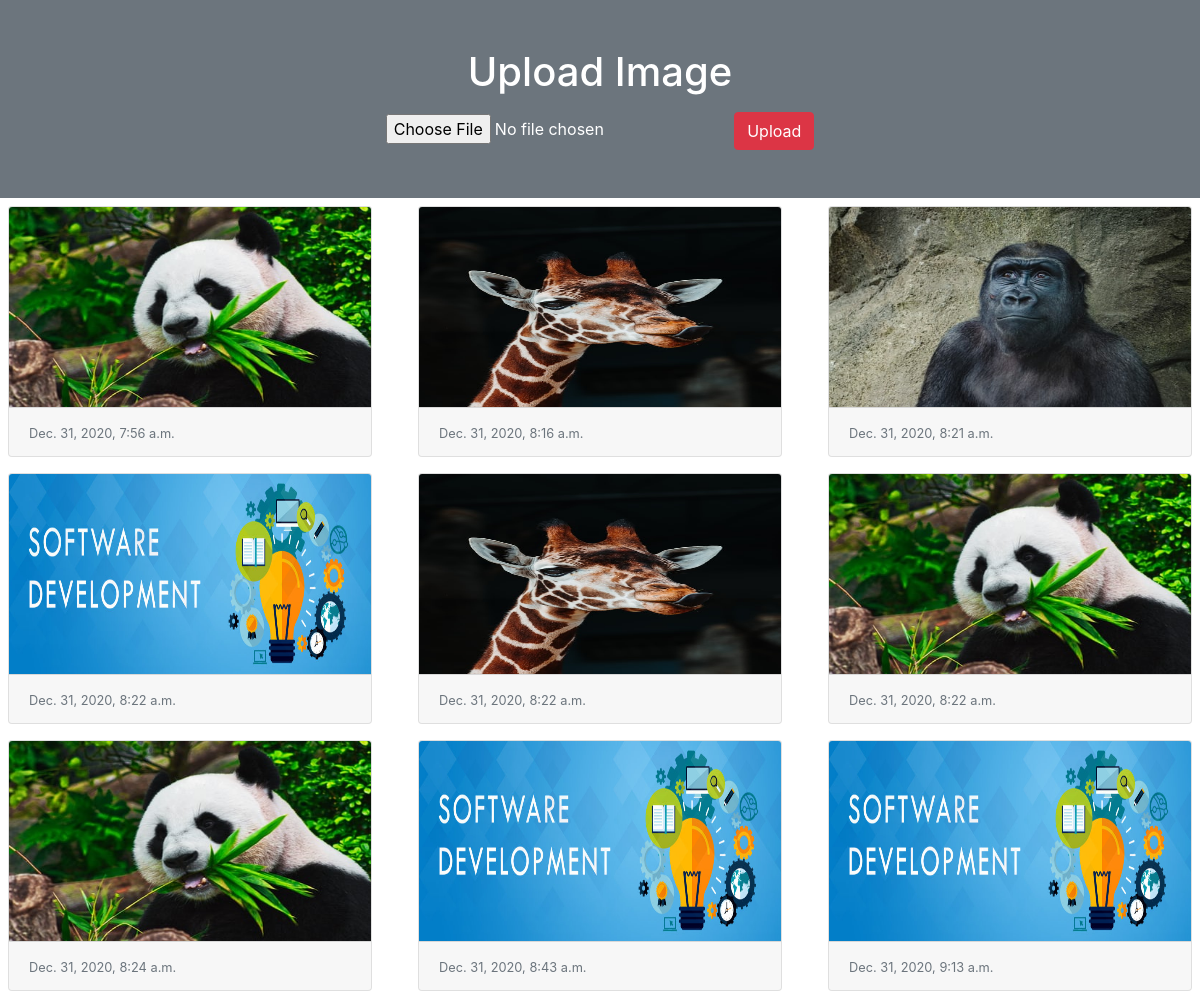
The page / on the database its author committed.
### myapp/models.py (models this page shows)
class Image(models.Model):
    photo = models.ImageField(upload_to="myimage")
    date = models.DateTimeField(auto_now_add=True)

### myapp/views.py (the view)
# urls.py: path('', views.home),
def home(request):
    if request.method == "POST":
        form = ImageForm(request.POST, request.FILES)
        if form.is_valid():
            form.save()
    form = ImageForm()
    img = Image.objects.all()
    return render(request,'myapp/home.html', {'form':form,'img':img})

### myapp/forms.py
class ImageForm(forms.ModelForm):
    class Meta:
        model = Image
        fields = '__all__'
        labels = {'photo':''}

### myapp/templates/myapp/home.html (shortened to what this page needs)
<!doctype html>
<html lang="en">
  <head>
    <link rel="stylesheet" href="https://maxcdn.bootstrapcdn.com/bootstrap/4.0.0/css/bootstrap.min.css">
  </head>
  <body>
    <div class="conatiner">
      <div class="py-5 text-center bg-secondary text-white">
        <h1 class="mb-3">Upload Image</h1>
        <form action="" method="post" enctype="multipart/form-data">
          {{form}}
          <input type="submit" class="btn btn-danger" value="Upload">
        </form>
      </div>
      <div class="row">
        {% for x in img %}
          <div class="col-sm-4">
            <div class="card m-2">
              <img src="{{x.photo.url}}" alt="" class="card-img-top" height="200px">
              <div class="card-footer">
                <small class="text-muted">{{x.date}}</small>
              </div>
            </div>
          </div>
        {% endfor %}
      </div>
    </div>
  </body>
</html>

### rows shown on the page
Image: photo (picture), date "Dec. 31, 2020, 7:56 a.m."
Image: photo (picture), date "Dec. 31, 2020, 8:16 a.m."
Image: photo (picture), date "Dec. 31, 2020, 8:21 a.m."
Image: photo (picture), date "Dec. 31, 2020, 8:22 a.m."
Image: photo (picture), date "Dec. 31, 2020, 8:22 a.m."
Image: photo (picture), date "Dec. 31, 2020, 8:22 a.m."
Image: photo (picture), date "Dec. 31, 2020, 8:24 a.m."
Image: photo (picture), date "Dec. 31, 2020, 8:43 a.m."
Image: photo (picture), date "Dec. 31, 2020, 9:13 a.m."
